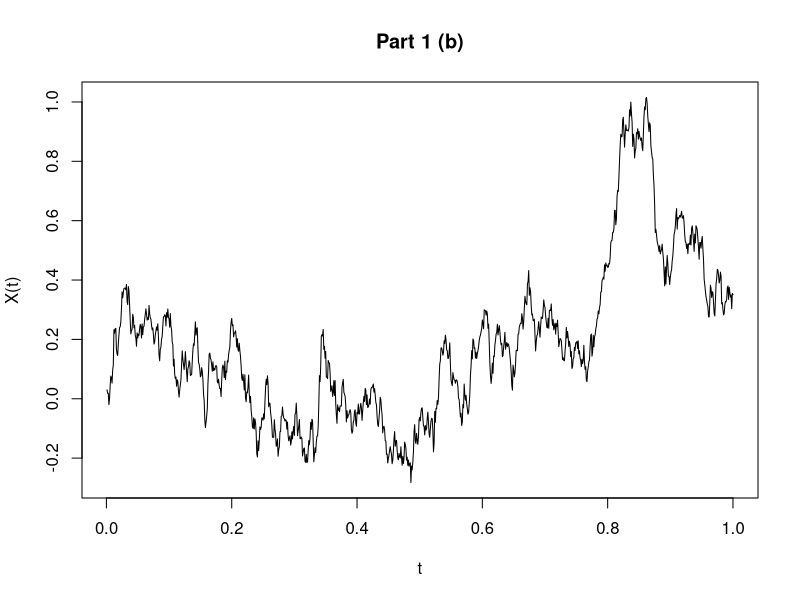

The R source for this figure:
# Author: Aditya Chetan (2016217)


# Importing MASS package for mvrnorm
library(MASS)


# Initialising the time intervals
t <- seq(0.001, 1, by = 0.001)

# Initialising the covariance matrix as a zero matrix
# having dimensions epochs x epochs
sigma = matrix(rep(x = 0, length(t)*length(t)), nrow = length(t), ncol = length(t))


# Populating the covariance matrix with
# the appropriate covariances. In this case,
# the kernel function is,
#       K(s, t) = min(s, t)
#, where s is the row and t is the column
for (row in seq(1, length(t))) {
  for (col in seq(1, length(t))) {
    sigma[row, col] <- min(t[row], t[col])
  }
}

# Setting up the zero mean vector
mu <- rep(0, length(t))

# Producing samples from the Multivariate Normal Distribution 
X_t <- mvrnorm(mu = mu, Sigma = sigma)

# Plotting the data obtained. X-axis is the time steps, 
# Y-axis is the value of the Gaussian process
plot(x = t, y = X_t, type="l", ylab = "X(t)", xlab = "t", main = "Part 1 (b)")



